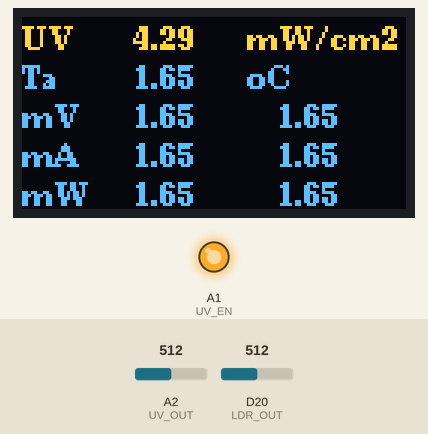
Recording of a sketch running on a simulated Arduino Zero (SAMD21). On the bench: 128×64 one-colour display, output pins drawn as LEDs (lit = HIGH). Inputs (shaded band) come from the test bench; at power-on: A2 (UV_OUT) = 512, D20 (LDR_OUT) = 512 (analog values on the 0–1023 scale). The OLED is the two-colour kind (top 16 rows yellow); pins used as bus, display or sensor lines are not drawn.

Above: at 1.2 s.
1.3 s: A2 (UV_OUT) set to 716
At 1.9 s:
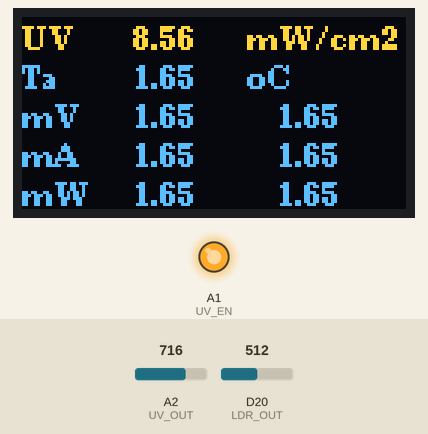
2.8 s: D20 (LDR_OUT) set to 716
At 4.0 s:
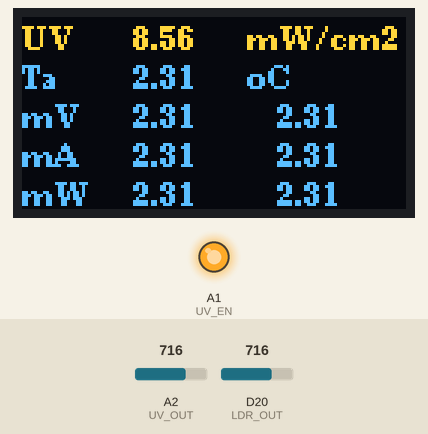
4.3 s: A2 (UV_OUT) set to 900
At 5.3 s:
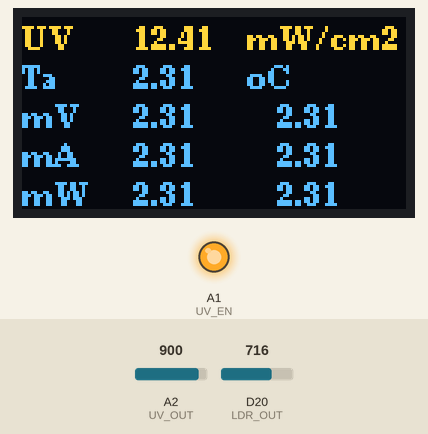
5.8 s: D20 (LDR_OUT) set to 900
At 6.4 s:
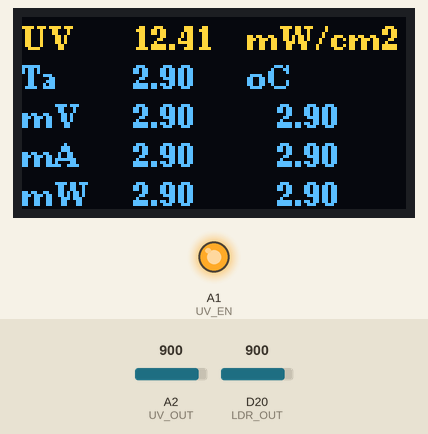
7.3 s: A2 (UV_OUT) set to 1023
At 8.5 s:
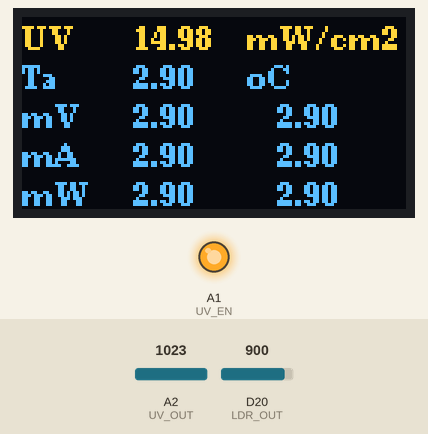
8.8 s: D20 (LDR_OUT) set to 1023
At 9.8 s:
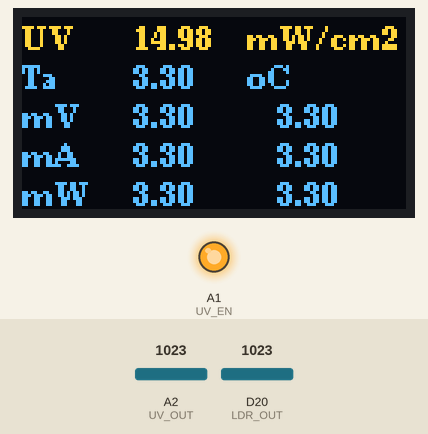
Timing chart, 0 to 11.3 s (numbered marks = the images above; inputs shaded):
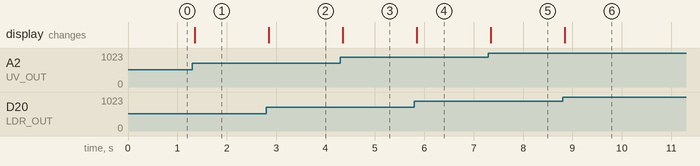

The sketch:

MKRZero_ML8511_LDR_OLED.ino
```cpp
/*
 * Test Sensor
 *
 * Amb un ML8511, per obtenir UV Intensity en mW/cm2
 * Ref: https://learn.sparkfun.com/tutorials/ml8511-uv-sensor-hookup-guide
*/

/*
 * EL MKRZERO está en les plaques SAMD
 * SAMD21 Cortex-M0+ 32bit low power ARM MCU
 */

#include <Arduino.h>
#include <U8g2lib.h>

#define SERIE 0  // 1 per enviar dades port serie per debug,0 no.

// Pins ML8511 amb 4 entrades Analogiques
#define UV_VCC A4
#define UV_GND A3
#define UV_OUT A2
#define UV_EN  A1

unsigned int Lect_UV = 0;
float Volts_UV = 0;

#define V_REF 3.3
#define Bits_ADC 12  // Si analogReadResolution(10) bits, per defecte
                     // 8, 10 o 12 per MKRZERO
const int Lect_Ref = pow(2, Bits_ADC)-1;

//Pins LDR
#define LDR_VCC A5
#define LDR_OUT A6
#define LDR_GND 0

unsigned int Lect_LDR = 0;
float Volts_LDR = 0;

// Pins OLED
// Utilitzarems el SDA y SCL per defecte sense conectar la pantalla
// directament al Arduino per no perdre el pins SPI

/*
  U8glib Example Overview:
    Frame Buffer Examples: clearBuffer/sendBuffer. Fast, but may not work with all Arduino boards because of RAM consumption
    Page Buffer Examples: firstPage/nextPage. Less RAM usage, should work with all Arduino boards.
    U8x8 Text Only Example: No RAM usage, direct communication with display controller. No graphics, 8x8 Text only.

*/

// Please UNCOMMENT one of the contructor lines below
// U8g2 Contructor List (Frame Buffer)
// The complete list is available here: https://github.com/olikraus/u8g2/wiki/u8g2setupcpp
// Please update the pin numbers according to your setup. Use U8X8_PIN_NONE if the reset pin is not connected

// SEUTec OLED 0.91 128x32 I2C.
// MKRZERO, Adafruit Feather ESP8266/32u4 Boards, FeatherWing OLED
//U8G2_SSD1306_128X32_UNIVISION_F_SW_I2C u8g2(U8G2_R0, /* clock=*/ SCL, /* data=*/ SDA, /* reset=*/ U8X8_PIN_NONE);
// Adafruit Feather ESP8266/32u4 Boards + FeatherWing OLED
//U8G2_SSD1306_128X32_UNIVISION_F_SW_I2C u8g2(U8G2_R0, /* clock=*/ SCL_OLED, /* data=*/ SDA_OLED, /* reset=*/ U8X8_PIN_NONE);
// Adafruit ESP8266/32u4/ARM Boards + FeatherWing OLED
//U8G2_SSD1306_128X32_UNIVISION_F_HW_I2C u8g2(U8G2_R0, /* reset=*/ U8X8_PIN_NONE);

// SEUTec OLED 0.96 128x64 I2C,
// _HW_ Hardware I2C no cal especificar pins I2C, utilitzar los oficials del Arduino de Turno, SCL=12, SDA=11, MKRZero.
// No va be si tenim un altre dispositiu I2C, tindrem d utilitza Simulated Wire, SW.
// Per que no deixa especificar la I2C adress de la pantalla
//U8G2_SSD1306_128X64_NONAME_F_HW_I2C u8g2(U8G2_R0, /* reset=*/ U8X8_PIN_NONE);  // No Rotation
//U8G2_SSD1306_128X64_NONAME_F_HW_I2C u8g2(U8G2_R1, /* reset=*/ U8X8_PIN_NONE);  // 90º Clockwise
//U8G2_SSD1306_128X64_NONAME_F_HW_I2C u8g2(U8G2_R2, /* reset=*/ U8X8_PIN_NONE);  // 180º Clockwise
//U8G2_SSD1306_128X64_NONAME_F_HW_I2C u8g2(U8G2_R3, /* reset=*/ U8X8_PIN_NONE);  // 270º Clockwise
// _SW_ Simulated I2C, podem cambiar els pins de comunicacio I2C, per evitar problemes amb altres dispisitius I2c.
// Tot i que va molt més lento. de 76 ms a 600ms.
//U8G2_SSD1306_128X64_NONAME_F_SW_I2C u8g2(U8G2_R0, /* clock, SCL=*/ A5, /* data,SDA =*/ A4, /* reset=*/ U8X8_PIN_NONE);

// SEUTec OLED 0.96 128x64 SPI
// Tenim d'utilitzar un pin de RESET per a que al alimentar a 3.3V la pantalla no es quedi negra.
// ZERO SPI
//U8G2_SSD1306_128X64_NONAME_F_4W_SW_SPI u8g2(U8G2_R0, /* clock=*/ 9, /* data=*/ 8, /* cs=*/ 10, /* dc=*/ 7, /* reset=*/ 6);
// UNO SPI
//U8G2_SSD1306_128X64_NONAME_F_4W_SW_SPI u8g2(U8G2_R0, /* clock=*/ 13, /* data=*/ 11, /* cs=*/ 10, /* dc=*/ 9, /* reset=*/ 8);
// UNO

//U8G2_SSD1306_128X64_NONAME_F_4W_HW_SPI u8g2(U8G2_R0, /* cs=*/ 12, /* dc=*/ 4, /* reset=*/ 6);	// Arduboy (Production, Kickstarter Edition)
//U8G2_SSD1306_128X64_NONAME_F_4W_HW_SPI u8g2(U8G2_R0, /* cs=*/ 10, /* dc=*/ 9, /* reset=*/ 8);
//U8G2_SSD1306_128X64_NONAME_F_3W_SW_SPI u8g2(U8G2_R0, /* clock=*/ 13, /* data=*/ 11, /* cs=*/ 10, /* reset=*/ 8);
//U8G2_SSD1306_128X64_NONAME_F_SW_I2C u8g2(U8G2_R0, /* clock=*/ 13, /* data=*/ 11, /* reset=*/ 8);
//U8G2_SSD1306_128X64_NONAME_F_SW_I2C u8g2(U8G2_R0, /* clock=*/ SCL, /* data=*/ SDA, /* reset=*/ U8X8_PIN_NONE);   // All Boards without Reset of the Display
//U8G2_SSD1306_128X64_NONAME_F_6800 u8g2(U8G2_R0, 13, 11, 2, 3, 4, 5, 6, A4, /*enable=*/ 7, /*cs=*/ 10, /*dc=*/ 9, /*reset=*/ 8);
//U8G2_SSD1306_128X64_NONAME_F_8080 u8g2(U8G2_R0, 13, 11, 2, 3, 4, 5, 6, A4, /*enable=*/ 7, /*cs=*/ 10, /*dc=*/ 9, /*reset=*/ 8);
//U8G2_SSD1306_128X64_VCOMH0_F_4W_HW_SPI u8g2(U8G2_R0, /* cs=*/ 10, /* dc=*/ 9, /* reset=*/ 8);	// same as the NONAME variant, but maximizes setContrast() range

// SEUTec OLED 1.3 128x64 SPI
// Tenim d'utilitzar un pin de RESET per a que al alimentar a 3.3V la pantalla no es quedi negra.
// ZERO
//U8G2_SH1106_128X64_NONAME_F_4W_SW_SPI u8g2(U8G2_R0, /* clock=*/ 9, /* data=*/ 8, /* cs=*/ 10, /* dc=*/ 7, /* reset=*/ 6);
// UNO
//U8G2_SH1106_128X64_NONAME_F_4W_SW_SPI u8g2(U8G2_R0, /* clock=*/ 13, /* data=*/ 11, /* cs=*/ 10, /* dc=*/ 9, /* reset=*/ 8);
// Si no podem utilitzar els pins 8, 9 i 10, per estar ocupats, podem utilitzar uns altres
//U8G2_SH1106_128X64_NONAME_F_4W_SW_SPI u8g2(U8G2_R0, /* clock=*/ 13, /* data=*/ 11, /* cs=*/ 6, /* dc=*/ 5, /* reset=*/ 7);
// MKRZERO Sense Rotacio
//U8G2_SH1106_128X64_NONAME_F_4W_HW_SPI u8g2(U8G2_R0, /* cs=*/ 7, /* dc=*/ 6, /* reset=*/ -1);
// Rotat 180º
U8G2_SH1106_128X64_NONAME_F_4W_HW_SPI u8g2(U8G2_R2, /* cs=*/ 7, /* dc=*/ 6, /* reset=*/ -1);
// SEUTec END

// End of constructor list
// Més exemples de configuracions als exemples de la llibraria.

void setup(void) {
   // initialize serial communication at 9600 bits per second:
  Serial.begin(9600);

  // Configuracio Pins ML8511 per alimentarlo a traves del pins Analogics
  pinMode(UV_VCC, OUTPUT);
  digitalWrite(UV_VCC, HIGH);
  pinMode(UV_GND, OUTPUT);
  digitalWrite(UV_GND, LOW);
  pinMode(UV_OUT, INPUT);
  pinMode(UV_EN, OUTPUT);
  digitalWrite(UV_EN, HIGH);

  pinMode(LDR_VCC, OUTPUT);
  digitalWrite(LDR_VCC, HIGH);
  pinMode(LDR_OUT, INPUT);
  pinMode(LDR_GND, OUTPUT);
  digitalWrite(LDR_GND, LOW);

  analogReadResolution(Bits_ADC);

  u8g2.begin();
}

void loop(void) {
  // Lectura dades sensor UV
  Lect_UV = analogRead(UV_OUT);
  Volts_UV = Lect_UV * V_REF / Lect_Ref;
  float uvIntensity = mapfloat(Volts_UV, 0.99, V_REF, 0.0, 15.0); //Convert the voltage to a UV intensity level

  // Lectures dades sensor LDR
  Lect_LDR = analogRead(LDR_OUT);
  Volts_LDR = Lect_LDR * V_REF / Lect_Ref;

// Enviar dades el port Series per Debug
#if SERIE
  Serial.println("Lectura ADC: " + String(Lect_UV));
  Serial.println("Volts ADC: " + String(Volts_UV));
  Serial.print("UV Intensity: " + String(uvIntensity) + " mW/cm2\n\n");
#endif

// Mostrar dades per la pantalla OLED 0.91 128x32, es petita pa mostrar més de 2 dades.
// Mostrar dades per la pantalla OLED 0.96 128x64, es petita pa mostrar més de 4 dades.
#define X_PXLS 128
#define Y_PXLS 64
#define NUM_LINS 5

//  u8g2.setFont(u8g2_font_ncenB10_tr);  // 4 Linies 128x64, 5 Linies molt juntes
  u8g2.setFont(u8g2_font_ncenB08_tr);  // 5 Linies 128x64.

#define ALT_LINEA Y_PXLS / NUM_LINS - 1
//#define ENTRE_LINEA 10
#define POS_NUMS X_PXLS / 3 - 5   //Posició on posar el numeros
#define POS_UNITS X_PXLS * 2 / 3 - 10    //Posició de les unitats a la dreta
#define POS_MAXS X_PXLS * 2 / 3    //Posició dels Maxims

  u8g2.clearBuffer();					// clear the internal memory

  int LineaActual = 1;
  u8g2.drawStr(0, LineaActual * ALT_LINEA,"UV");
  u8g2.setCursor(POS_NUMS, LineaActual * ALT_LINEA);
  u8g2.print(uvIntensity);
  u8g2.drawStr(POS_UNITS, LineaActual * ALT_LINEA,"mW/cm2");

  LineaActual++;
  u8g2.drawStr(0,LineaActual * ALT_LINEA,"Ta");
  u8g2.setCursor(POS_NUMS, LineaActual * ALT_LINEA);
  u8g2.print(Volts_LDR);   // Mostrar dato amb 0 decimals, sense utilitzar dtostrf.
  u8g2.setCursor(POS_MAXS, LineaActual * ALT_LINEA);
  u8g2.drawStr(POS_UNITS, LineaActual * ALT_LINEA,"oC");

  LineaActual++;
  u8g2.drawStr(0,LineaActual * ALT_LINEA,"mV");
  u8g2.setCursor(POS_NUMS, LineaActual * ALT_LINEA);
  u8g2.print(Volts_LDR);   // Mostrar dato amb 0 decimals, sense utilitzar dtostrf.
  u8g2.setCursor(POS_MAXS, LineaActual * ALT_LINEA);
  u8g2.print(Volts_LDR);   // Mostrar dato amb 0 decimals, sense utilitzar dtostrf.

  LineaActual++;
  u8g2.drawStr(0,LineaActual * ALT_LINEA,"mA");
  u8g2.setCursor(POS_NUMS, LineaActual * ALT_LINEA);
  u8g2.print(Volts_LDR);   // Mostrar dato amb 0 decimals, sense utilitzar dtostrf.
  u8g2.setCursor(POS_MAXS, LineaActual * ALT_LINEA);
  u8g2.print(Volts_LDR);   // Mostrar dato amb 0 decimals, sense utilitzar dtostrf.

  LineaActual++;
  u8g2.drawStr(0,LineaActual * ALT_LINEA,"mW");
  u8g2.setCursor(POS_NUMS, LineaActual * ALT_LINEA);
  u8g2.print(Volts_LDR);   // Mostrar dato amb 0 decimals, sense utilitzar dtostrf.
  u8g2.setCursor(POS_MAXS, LineaActual * ALT_LINEA);
  u8g2.print(Volts_LDR);   // Mostrar dato amb 0 decimals, sense utilitzar dtostrf.

  u8g2.sendBuffer();					// transfer internal memory to the display
}

//The Arduino Map function but for floats
//From: http://forum.arduino.cc/index.php?topic=3922.0
float mapfloat(float x, float in_min, float in_max, float out_min, float out_max)
{
  return (x - in_min) * (out_max - out_min) / (in_max - in_min) + out_min;
}
```

Measured:
- after the input at 1.3 s, the display: changes after 0.05 s (image 1)
- after the input at 2.8 s, the display: changes after 0.05 s (image 2)
- after the input at 4.3 s, the display: changes after 0.05 s (image 3)
- after the input at 5.8 s, the display: changes at once (image 4)
- after the input at 7.3 s, the display: changes at once (image 5)
- after the input at 8.8 s, the display: changes at once (image 6)
